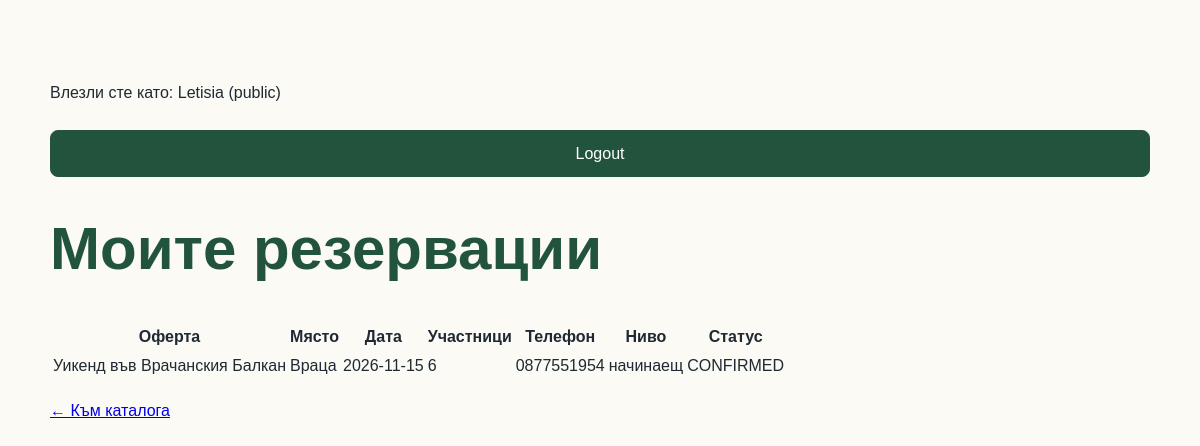
The app's page /my/bookings (signed in) with its own data.
### tables this page shows
CREATE TABLE bookings (
                id INTEGER PRIMARY KEY AUTOINCREMENT,
                departure_id INTEGER NOT NULL,
                customer_name TEXT NOT NULL,
                email TEXT NOT NULL,
                participants INTEGER NOT NULL CHECK(participants > 0),
                status TEXT NOT NULL DEFAULT 'PENDING'
                    CHECK(status IN ('PENDING', 'CONFIRMED', 'CANCELLED')),
                created_at TEXT NOT NULL DEFAULT CURRENT_TIMESTAMP, phone TEXT, level TEXT, public_user_id INTEGER,
                FOREIGN KEY (departure_id)
                    REFERENCES tour_departures(id)
            );

CREATE TABLE tours (
                id INTEGER PRIMARY KEY AUTOINCREMENT,
                code TEXT NOT NULL UNIQUE,
                name TEXT NOT NULL,
                price REAL NOT NULL CHECK(price >= 0),
                is_active INTEGER NOT NULL DEFAULT 1
                    CHECK(is_active IN (0, 1))
            , location TEXT, description TEXT, capacity INTEGER, latitude REAL, longitude REAL, map_query TEXT, image_url TEXT, operator_id INTEGER);

CREATE TABLE tour_departures (
                id INTEGER PRIMARY KEY AUTOINCREMENT,
                tour_id INTEGER NOT NULL,
                departure_date TEXT NOT NULL,
                capacity INTEGER NOT NULL CHECK(capacity > 0),
                is_active INTEGER NOT NULL DEFAULT 1
                    CHECK(is_active IN (0, 1)),
                FOREIGN KEY (tour_id) REFERENCES tours(id)
            );

### app.py (the view)
@app.route("/my/bookings")
@role_required("public")
def my_bookings():
    with get_connection() as connection:
        rows = connection.execute(
            """
            SELECT
                b.id,
                b.participants,
                b.phone,
                b.level,
                b.status,
                d.departure_date,
                t.name AS tour_name,
                t.location
            FROM bookings AS b
            JOIN tour_departures AS d
              ON d.id = b.departure_id
            JOIN tours AS t
              ON t.id = d.tour_id
            WHERE b.public_user_id = ?
            ORDER BY b.id DESC
            """,
            (session["user_id"],)
        ).fetchall()
    return render_template("my_bookings.html", bookings=rows)

### app.py (called while the page is built)
def get_connection():
    connection = sqlite3.connect(DB_PATH)
    connection.row_factory = sqlite3.Row
    connection.execute("PRAGMA foreign_keys = ON")
    return connection

def role_required(*allowed_roles):
    def decorator(view):
        @wraps(view)
        def wrapped_view(*args, **kwargs):
            if "user_id" not in session:
                return redirect(url_for("login"))
            if session.get("role") not in allowed_roles:
                abort(403)
            return view(*args, **kwargs)
        return wrapped_view
    return decorator

def get_csrf_token():
    token = session.get("csrf_token")
    if token is None:
        token = secrets.token_hex(32)
        session["csrf_token"] = token
    return token

@app.context_processor
def inject_csrf_token():
    return {
        "csrf_token": get_csrf_token
    }

### templates/my_bookings.html (shortened to what this page needs)
<!DOCTYPE html>
<html lang="bg">
<head>
    <link rel="stylesheet"
          href="{{ url_for('static', filename='styles.css') }}">
</head>
<body>
<main class="section container">
    <p>
      Влезли сте като:
      {{ session["username"] }}
      ({{ session["role"] }})
    </p>
    <form method="post" action="{{ url_for('logout') }}">
      <button type="submit">Logout</button>
    </form>
    <h1>Моите резервации</h1>
    <table>
        <thead>
            <tr>
                <th>Оферта</th>
                <th>Място</th>
                <th>Дата</th>
                <th>Участници</th>
                <th>Телефон</th>
                <th>Ниво</th>
                <th>Статус</th>
            </tr>
        </thead>
        <tbody>
        {% for booking in bookings %}
            <tr>
                <td>{{ booking["tour_name"] }}</td>
                <td>{{ booking["location"] }}</td>
                <td>{{ booking["departure_date"] }}</td>
                <td>{{ booking["participants"] }}</td>
                <td>{{ booking["phone"] or "—" }}</td>
                <td>{{ booking["level"] or "—" }}</td>
                <td>{{ booking["status"] }}</td>
            </tr>
        {% else %}
            <tr>
                <td colspan="7">Все още нямате резервации.</td>
            </tr>
        {% endfor %}
        </tbody>
    </table>
    <p>
        <a href="{{ url_for('home') }}">← Към каталога</a>
    </p>
</main>
</body>
</html>

### static/styles.css (style rules this page uses)
:root { --green: #22543d; --green-2: #2f855a; --paper: #fbfaf5; --soft: #eef6ef; --ink: #1f2933; --border: #d9e4dc; }
* { box-sizing: border-box; }
body { margin: 0; font-family: Arial, sans-serif; color: var(--ink); background: var(--paper); line-height: 1.6; }
.container { width: min(1100px, 92%); margin: 0 auto; }
h1 { color: var(--green); font-size: clamp(2.2rem, 5vw, 4.4rem); line-height: 1.05; }
.section { padding: 64px 0; }
form { display: grid; gap: 16px; margin-top: 24px; }
button { font: inherit; padding: 10px 16px; border: 1px solid var(--green); border-radius: 8px; background: var(--green); color: white; cursor: pointer; }

### records on screen
bookings: tour_name "Уикенд във Врачанския Балкан", location "Враца", departure_date "2026-11-15", participants "6", phone "0877551954", level "начинаещ", status "CONFIRMED"

### other values on screen
{{ session["username"] }} "Letisia"
{{ session["role"] }} "public"
